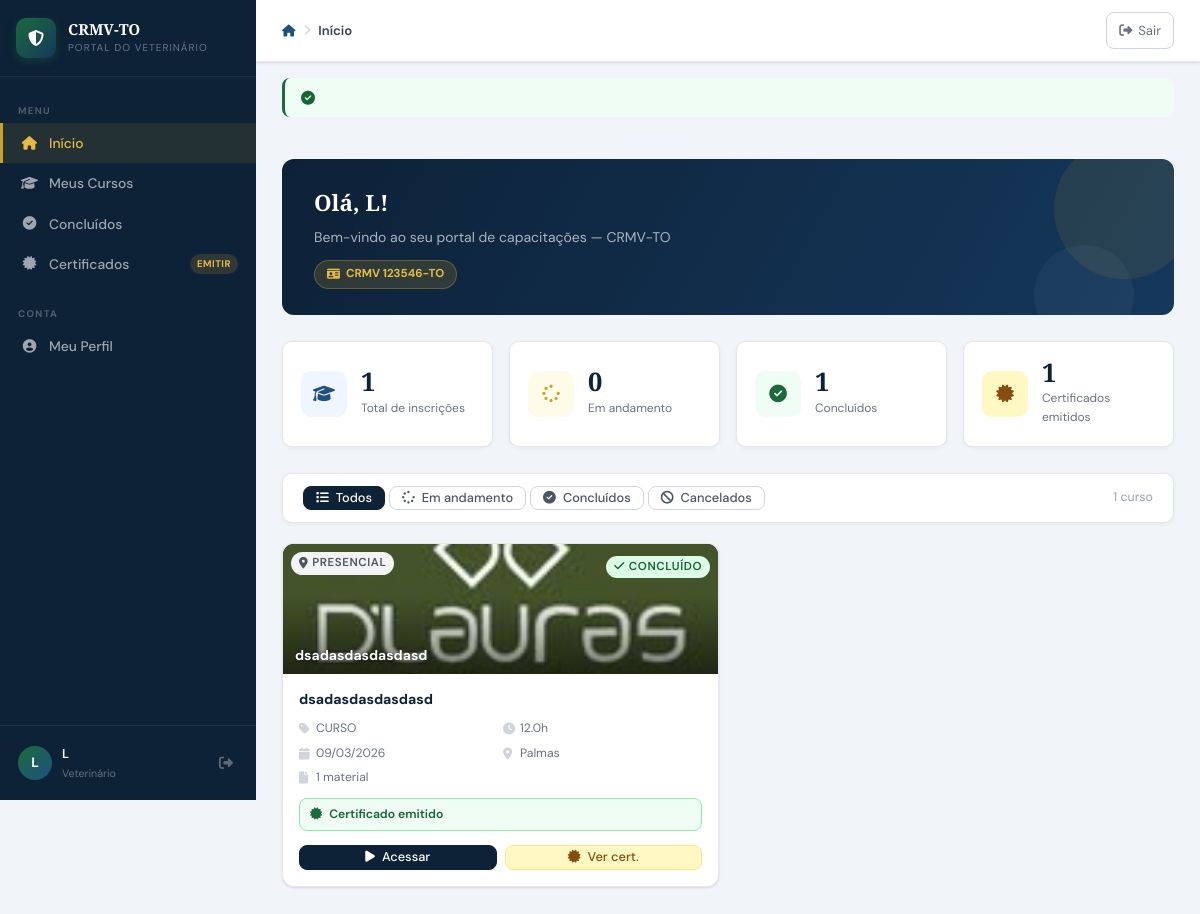
Page /aluno/dashboard.php (signed in) on the earlier database version.
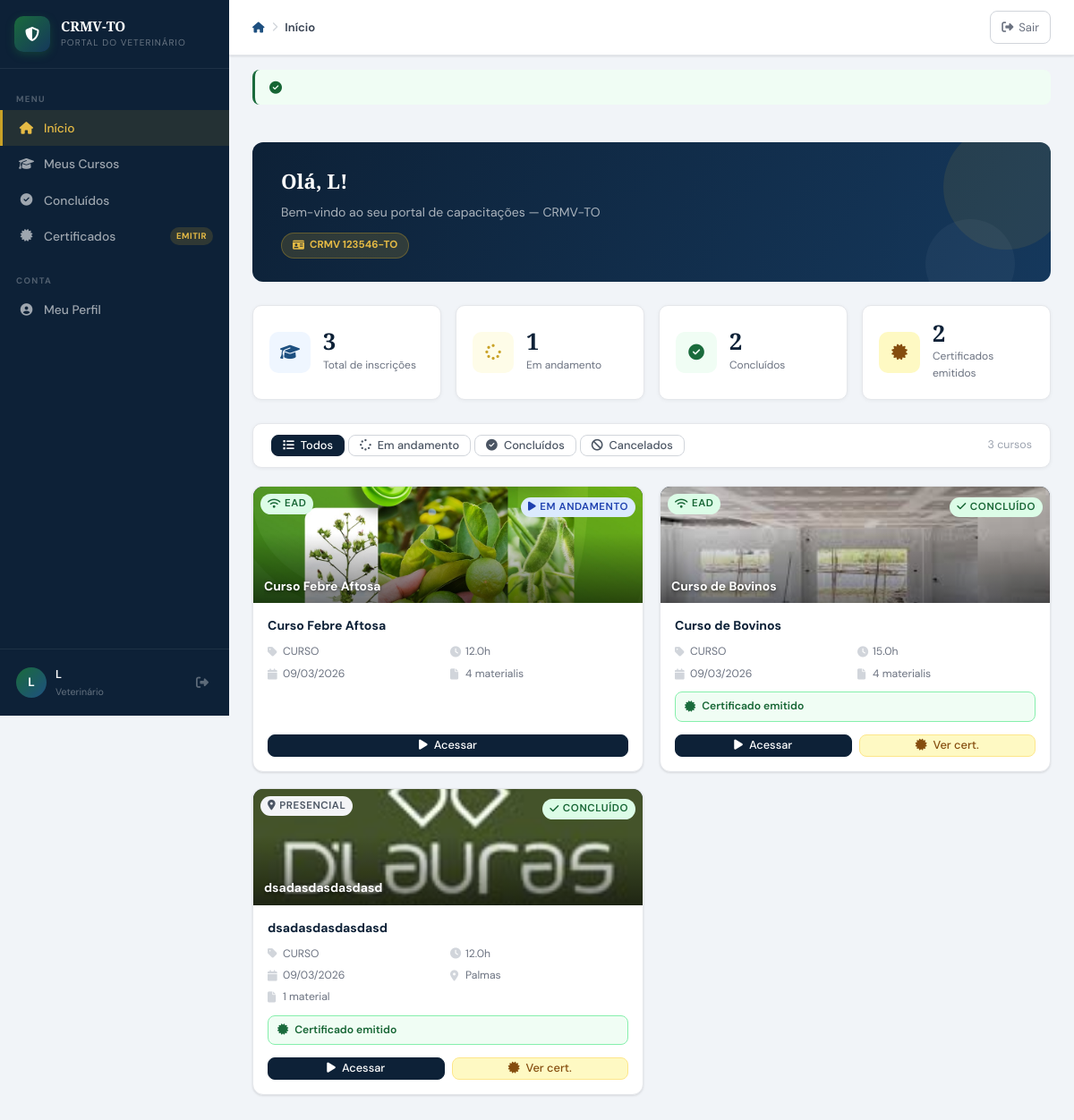
Same page on the later database version.
### tables this page shows
CREATE TABLE `tbl_usuarios` (
  `usuario_id` int(10) UNSIGNED NOT NULL,
  `perfil_id` int(10) UNSIGNED NOT NULL DEFAULT 2,
  `nome_completo` varchar(150) NOT NULL,
  `cpf` varchar(14) DEFAULT NULL,
  `rg` varchar(20) DEFAULT NULL,
  `data_nascimento` date DEFAULT NULL,
  `sexo` enum('M','F','O') DEFAULT NULL,
  `email` varchar(150) NOT NULL,
  `telefone` varchar(20) DEFAULT NULL,
  `celular` varchar(20) DEFAULT NULL,
  `crmv_numero` varchar(20) DEFAULT NULL,
  `crmv_uf` char(2) NOT NULL DEFAULT 'TO',
  `especialidade` varchar(100) DEFAULT NULL,
  `instituicao` varchar(150) DEFAULT NULL,
  `cep` varchar(9) DEFAULT NULL,
  `logradouro` varchar(150) DEFAULT NULL,
  `numero` varchar(10) DEFAULT NULL,
  `complemento` varchar(80) DEFAULT NULL,
  `bairro` varchar(80) DEFAULT NULL,
  `cidade` varchar(80) DEFAULT NULL,
  `uf` char(2) DEFAULT NULL,
  `senha_hash` varchar(255) NOT NULL,
  `senha_salt` varchar(64) NOT NULL,
  `token_reset` varchar(100) DEFAULT NULL,
  `token_expira` datetime DEFAULT NULL,
  `ultimo_acesso` datetime DEFAULT NULL,
  `tentativas_login` tinyint(4) NOT NULL DEFAULT 0,
  `bloqueado_ate` datetime DEFAULT NULL,
  `ativo` tinyint(1) NOT NULL DEFAULT 1,
  `foto_perfil` varchar(200) DEFAULT NULL,
  `criado_em` datetime NOT NULL DEFAULT current_timestamp(),
  `atualizado_em` datetime DEFAULT NULL ON UPDATE current_timestamp(),
  `criado_por` int(10) UNSIGNED DEFAULT NULL
);

CREATE TABLE `tbl_matriculas` (
  `matricula_id` int(10) UNSIGNED NOT NULL,
  `usuario_id` int(10) UNSIGNED NOT NULL,
  `curso_id` int(10) UNSIGNED NOT NULL,
  `status` enum('ATIVA','CONCLUIDA','CANCELADA','REPROVADO') NOT NULL DEFAULT 'ATIVA',
  `nota_final` decimal(5,2) DEFAULT NULL,
  `presenca_percent` decimal(5,2) DEFAULT NULL,
  `certificado_gerado` tinyint(1) NOT NULL DEFAULT 0,
  `certificado_codigo` varchar(20) DEFAULT NULL,
  `certificado_emitido_em` datetime DEFAULT NULL,
  `progresso_ead` tinyint(4) NOT NULL DEFAULT 0,
  `matriculado_em` datetime NOT NULL DEFAULT current_timestamp(),
  `atualizado_em` datetime DEFAULT NULL ON UPDATE current_timestamp()
);

CREATE TABLE `tbl_cursos` (
  `curso_id` int(10) UNSIGNED NOT NULL,
  `categoria_id` int(10) UNSIGNED DEFAULT NULL,
  `titulo` varchar(200) NOT NULL,
  `descricao` text DEFAULT NULL,
  `capa` varchar(120) DEFAULT NULL,
  `observacoes` text DEFAULT NULL,
  `tipo` enum('CURSO','PALESTRA','WORKSHOP','CONGRESSO','WEBINAR') NOT NULL DEFAULT 'CURSO',
  `modalidade` enum('PRESENCIAL','EAD','HIBRIDO') NOT NULL DEFAULT 'PRESENCIAL',
  `carga_horaria` decimal(5,1) NOT NULL DEFAULT 0.0,
  `vagas` smallint(6) DEFAULT NULL,
  `data_inicio` date DEFAULT NULL,
  `data_fim` date DEFAULT NULL,
  `horario` varchar(100) DEFAULT NULL,
  `local_nome` varchar(150) DEFAULT NULL,
  `local_cidade` varchar(80) DEFAULT NULL,
  `local_uf` char(2) DEFAULT 'TO',
  `local_endereco` varchar(200) DEFAULT NULL,
  `link_ead` varchar(300) DEFAULT NULL,
  `youtube_id` varchar(30) DEFAULT NULL,
  `valor` decimal(8,2) NOT NULL DEFAULT 0.00,
  `status` enum('RASCUNHO','PUBLICADO','ENCERRADO','CANCELADO') NOT NULL DEFAULT 'RASCUNHO',
  `cert_modelo` text DEFAULT NULL,
  `cert_conteudo_programatico` mediumtext DEFAULT NULL COMMENT 'HTML do conteúdo programático (verso do certificado)',
  `cert_validade` smallint(6) DEFAULT NULL,
  `cert_obs` text DEFAULT NULL COMMENT 'Observação interna do certificado (não aparece impresso)',
  `ativo` tinyint(1) NOT NULL DEFAULT 1,
  `criado_em` datetime NOT NULL DEFAULT current_timestamp(),
  `atualizado_em` datetime DEFAULT NULL ON UPDATE current_timestamp(),
  `criado_por` int(10) UNSIGNED DEFAULT NULL,
  `instrutor_id` int(11) DEFAULT NULL,
  `requer_avaliacao` tinyint(1) NOT NULL DEFAULT 0,
  `avaliacao_com_nota` tinyint(1) NOT NULL DEFAULT 0,
  `nota_minima` decimal(5,2) DEFAULT 70.00,
  `tentativas_maximas` smallint(6) NOT NULL DEFAULT 3,
  `cert_frente_html` text DEFAULT NULL,
  `cert_verso_html` text DEFAULT NULL
);

### aluno/dashboard.php (the view, shortened to what the rows shown need)
<?php
require_once __DIR__ . '/../includes/conexao.php';
$usr_id = (int)$_SESSION['usr_id'];
$usuario = dbQueryOne(
    "SELECT nome_completo, crmv_numero, crmv_uf, email FROM tbl_usuarios WHERE usuario_id = ?",
    [$usr_id]
);
$aba = $_GET['aba'] ?? 'todos';
$whereStatus = match($aba) {
    'ativos'     => " AND m.status = 'ATIVA'",
    'concluidos' => " AND m.status = 'CONCLUIDA'",
    'cancelados' => " AND m.status IN ('CANCELADA','REPROVADO')",
    default      => ''
};
$matriculas = dbQuery(
    "SELECT m.matricula_id, m.status, m.matriculado_em,
            m.certificado_gerado, m.certificado_codigo, m.progresso_ead,
            c.curso_id, c.titulo, c.tipo, c.modalidade,
            c.carga_horaria, c.data_inicio, c.data_fim,
            c.capa, c.youtube_id, c.link_ead,
            c.local_nome, c.local_cidade, c.local_uf,
            cat.nome AS cat_nome, cat.cor_hex,
            (SELECT COUNT(*) FROM tbl_materiais mat WHERE mat.curso_id = c.curso_id) AS total_materiais
     FROM tbl_matriculas m
     INNER JOIN tbl_cursos c ON m.curso_id = c.curso_id
     LEFT  JOIN tbl_categorias cat ON c.categoria_id = cat.categoria_id
     WHERE m.usuario_id = ? AND c.ativo = 1 $whereStatus
     ORDER BY m.matriculado_em DESC",
    [$usr_id]
);
require_once __DIR__ . '/../includes/layout_aluno.php';
function badgeMatStatus(string $s): string {
    return match($s) {
        'ATIVA'     => '<span class="badge b-azul"><i class="fa-solid fa-play"></i> Em andamento</span>',
        'CONCLUIDA' => '<span class="badge b-verde"><i class="fa-solid fa-check"></i> Concluído</span>',
        'CANCELADA' => '<span class="badge b-verm"><i class="fa-solid fa-ban"></i> Cancelado</span>',
        'REPROVADO' => '<span class="badge b-verm"><i class="fa-solid fa-xmark"></i> Reprovado</span>',
        default     => '<span class="badge b-cinza">' . htmlspecialchars($s) . '</span>',
    };
}
?>
<div style="background:linear-gradient(120deg,var(--azul-esc) 0%,var(--azul-med) 100%);
            border-radius:var(--radius-lg);padding:26px 32px;color:#fff;
            margin-bottom:26px;position:relative;overflow:hidden">
    <div style="position:relative">
        <h2 style="font-family:var(--font-titulo);font-size:1.4rem;margin:0 0 5px;font-weight:700">
            Olá, <?= htmlspecialchars(primeiraLetra($usuario['nome_completo'] ?? '')) ?>!
        </h2>
        <p style="font-size:.875rem;color:rgba(255,255,255,.65);margin:0">
            Bem-vindo ao seu portal de capacitações — CRMV-TO
        </p>
        <?php if ($usuario['crmv_numero']): ?>
        <div style="display:inline-flex;align-items:center;gap:6px;
                    background:rgba(201,162,39,.18);border:1px solid rgba(201,162,39,.35);
                    color:var(--ouro2);padding:4px 12px;border-radius:20px;
                    font-size:.72rem;font-weight:700;margin-top:12px">
            <i class="fa-solid fa-id-card"></i>
            CRMV <?= htmlspecialchars($usuario['crmv_numero']) ?>-<?= htmlspecialchars($usuario['crmv_uf']) ?>
        </div>
        <?php endif; ?>
    </div>
</div>
<?php if (empty($matriculas)): ?>
<div class="card">
    <div class="vazio" style="padding:64px 24px">
        <i class="fa-solid fa-graduation-cap"></i>
        <h3>Nenhum curso encontrado</h3>
        <p><?= $aba !== 'todos' ? 'Não há cursos com este filtro.' : 'Você ainda não está matriculado em nenhum curso.' ?></p>
    </div>
</div>
<?php else: ?>
<div style="display:grid;grid-template-columns:repeat(auto-fill,minmax(310px,1fr));gap:18px">
<?php foreach ($matriculas as $m): ?>
<div class="curso-card-aluno">
    <div class="curso-capa-aluno">
        <?php if ($m['capa']): ?>
        <img src="/crmv/uploads/capas/<?= htmlspecialchars($m['capa']) ?>" alt="">
        <div class="curso-capa-overlay"></div>
        <?php endif; ?>
        <div style="position:absolute;top:8px;left:8px;display:flex;gap:5px;flex-wrap:wrap">
            <?= badgeModalidade($m['modalidade']) ?>
        </div>
        <div style="position:absolute;top:8px;right:8px">
            <?= badgeMatStatus($m['status']) ?>
        </div>
        <?php if ($m['capa']): ?>
        <div style="position:absolute;bottom:8px;left:12px;right:12px">
            <div style="font-weight:700;font-size:.87rem;color:#fff;text-shadow:0 1px 4px rgba(0,0,0,.7);
                        overflow:hidden;text-overflow:ellipsis;white-space:nowrap">
                <?= htmlspecialchars($m['titulo']) ?>
            </div>
        </div>
        <?php endif; ?>
    </div>
    <div style="padding:16px;flex:1;display:flex;flex-direction:column;gap:10px">
        <?php if (!$m['capa']): ?>
        <div>
            <div style="font-weight:700;font-size:.9rem;color:var(--azul-esc);line-height:1.4">
                <?= htmlspecialchars(truncaTexto($m['titulo'], 65)) ?>
            </div>
            <?php if ($m['cat_nome']): ?>
            <div style="font-size:.72rem;color:var(--c400);margin-top:3px">
                <?= htmlspecialchars($m['cat_nome']) ?>
            </div>
            <?php endif; ?>
        </div>
        <?php else: ?>
        <div style="font-weight:700;font-size:.88rem;color:var(--azul-esc);line-height:1.35">
            <?= htmlspecialchars(truncaTexto($m['titulo'], 65)) ?>
        </div>
        <?php endif; ?>
        <div style="display:grid;grid-template-columns:1fr 1fr;gap:5px;font-size:.76rem;color:var(--c500)">
            <div style="display:flex;align-items:center;gap:5px">
                <i class="fa-solid fa-tag" style="color:var(--c300);width:12px"></i>
                <?= htmlspecialchars($m['tipo']) ?>
            </div>
            <div style="display:flex;align-items:center;gap:5px">
                <i class="fa-solid fa-clock" style="color:var(--c300);width:12px"></i>
                <?= $m['carga_horaria'] ?>h
            </div>
            <?php if ($m['data_inicio']): ?>
            <div style="display:flex;align-items:center;gap:5px">
                <i class="fa-solid fa-calendar" style="color:var(--c300);width:12px"></i>
                <?= fmtData($m['data_inicio']) ?>
            </div>
            <?php endif; ?>
            <?php if ($m['local_cidade']): ?>
            <div style="display:flex;align-items:center;gap:5px">
                <i class="fa-solid fa-location-dot" style="color:var(--c300);width:12px"></i>
                <?= htmlspecialchars($m['local_cidade']) ?>
            </div>
            <?php endif; ?>
            <?php if ($m['total_materiais'] > 0): ?>
            <div style="display:flex;align-items:center;gap:5px">
                <i class="fa-solid fa-file" style="color:var(--c300);width:12px"></i>
                <?= $m['total_materiais'] ?> material<?= $m['total_materiais'] != 1 ? 'is' : '' ?>
            </div>
            <?php endif; ?>
        </div>
        <?php if ($m['status'] === 'CONCLUIDA'): ?>
        <div style="background:var(--verde-bg);border:1px solid #86efac;border-radius:var(--radius);
                    padding:6px 10px;display:flex;align-items:center;gap:7px;font-size:.76rem;
                    color:var(--verde-txt);font-weight:600">
            <i class="fa-solid fa-certificate" style="color:var(--verde)"></i>
            <?= $m['certificado_gerado'] ? 'Certificado emitido' : 'Certificado disponível!' ?>
        </div>
        <?php endif; ?>
        <div style="display:flex;gap:8px;margin-top:auto;padding-top:4px">
            <a href="/crmv/aluno/curso.php?id=<?= $m['matricula_id'] ?>"
               class="btn btn-secundario btn-sm"
               style="flex:1;justify-content:center">
                <i class="fa-solid fa-play"></i> Acessar
            </a>
            <?php if ($m['status'] === 'CONCLUIDA'): ?>
            <a href="/crmv/aluno/<?= $m['certificado_gerado'] ? 'certificado_ver.php' : 'emitir_certificado.php' ?>?id=<?= $m['matricula_id'] ?>"
               class="btn btn-sm"
               style="flex:1;justify-content:center;background:var(--ouro-bg);color:var(--ouro-txt);border:1.5px solid #fde68a">
                <i class="fa-solid fa-certificate"></i>
                <?= $m['certificado_gerado'] ? 'Ver cert.' : 'Emitir' ?>
            </a>
            <?php endif; ?>
        </div>
    </div>
</div>
<?php endforeach; ?>
</div>
<?php endif; ?>
<?php require_once __DIR__ . '/../includes/layout_aluno_footer.php'; ?>

### includes/conexao.php (shortened to what the rows shown need)
<?php
function getConn(): PDO {
    static $pdo = null;
    if ($pdo === null) {
        try {
            $dsn = "mysql:host=" . DB_HOST . ";port=" . DB_PORT . ";dbname=" . DB_NAME . ";charset=utf8mb4";
            $pdo = new PDO($dsn, DB_USER, DB_PASS, [
                PDO::ATTR_ERRMODE            => PDO::ERRMODE_EXCEPTION,
                PDO::ATTR_DEFAULT_FETCH_MODE => PDO::FETCH_ASSOC,
                PDO::ATTR_EMULATE_PREPARES   => false,
            ]);
        } catch (PDOException $e) {
            die('<div style="font-family:monospace;background:#fee2e2;color:#7f1d1d;padding:20px;margin:20px;border-radius:8px">
                <strong>Erro de conexão com o banco:</strong><br>' . htmlspecialchars($e->getMessage()) . '
                <br><br>Verifique se o XAMPP está rodando e o banco <strong>' . DB_NAME . '</strong> foi criado.
            </div>');
        }
    }
    return $pdo;
}
function dbQuery(string $sql, array $params = []): array {
    $stmt = getConn()->prepare($sql);
    $stmt->execute($params);
    return $stmt->fetchAll();
}
function dbQueryOne(string $sql, array $params = []): array|false {
    $stmt = getConn()->prepare($sql);
    $stmt->execute($params);
    return $stmt->fetch();
}
function truncaTexto(string $str, int $tam): string {
    return mb_strlen($str) > $tam ? mb_substr($str, 0, $tam) . '...' : $str;
}
function primeiraLetra(string $nome): string {
    return mb_strtoupper(mb_substr(trim($nome), 0, 1));
}
function fmtData(?string $d): string {
    try { return (new DateTime($d))->format('d/m/Y'); }
    catch (Exception) { return '-'; }
}
function badgeModalidade(string $mod): string {
    return match(strtoupper(trim($mod))) {
        'EAD'       => '<span class="badge b-verde"><i class="fa-solid fa-wifi"></i> EAD</span>',
        'HIBRIDO'   => '<span class="badge b-ouro"><i class="fa-solid fa-layer-group"></i> Híbrido</span>',
        'PRESENCIAL'=> '<span class="badge b-cinza"><i class="fa-solid fa-map-marker-alt"></i> Presencial</span>',
        default     => '<span class="badge b-cinza">' . htmlspecialchars($mod) . '</span>',
    };
}

Differences in the rows shown:
added tbl_matriculas: curso.capa (picture), curso.modalidade "EAD", status "EM ANDAMENTO", curso.titulo "Curso Febre Aftosa", curso.tipo "CURSO", curso.carga_horaria "12.0", curso.data_inicio "09/03/2026", total_materiais "4"
added tbl_matriculas: curso.capa (picture), curso.modalidade "EAD", status "CONCLUÍDO", curso.titulo "Curso de Bovinos", curso.tipo "CURSO", curso.carga_horaria "15.0", curso.data_inicio "09/03/2026", total_materiais "4", certificado_gerado "Certificado emitido"
Other differences:
$totais['total']: "1" → "3"
$totais['ativos']: "0" → "1"
$totais['concluidos']: "1" → "2"
$totais['certificados']: "1" → "2"
count($matriculas): "1" → "3"
text now shown: "s"
